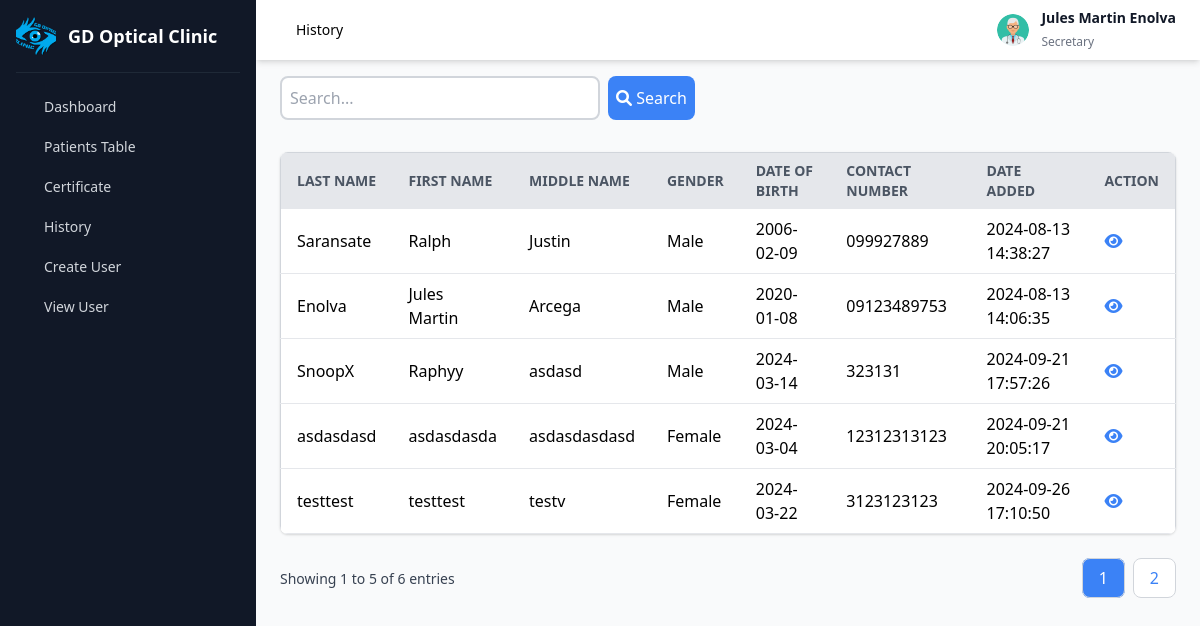
Before: /pages/doctor_history.php (signed in) with the older database file.
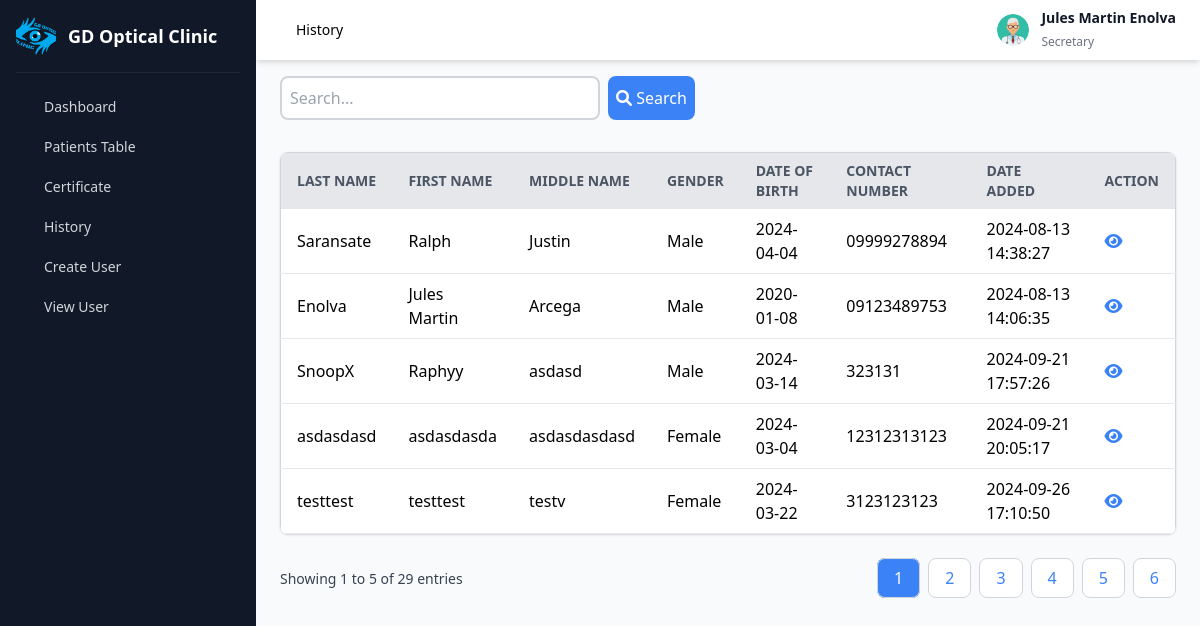
After: the same page with the newer database file.
### tables this page shows
CREATE TABLE `patients` (
  `patients_id` int(6) NOT NULL,
  `first_name` varchar(255) NOT NULL,
  `last_name` varchar(255) NOT NULL,
  `middle_name` varchar(255) DEFAULT NULL,
  `address` varchar(255) NOT NULL,
  `medication_history` text DEFAULT NULL,
  `date_of_birth` date NOT NULL,
  `gender` varchar(10) NOT NULL,
  `contact_no` varchar(15) NOT NULL,
  `date_added` timestamp NOT NULL DEFAULT current_timestamp() ON UPDATE current_timestamp()
);

### pages/doctor_history.php (the view, shortened to what the changed rows need)
<?php
include('db.php');
$search = "";
$limit = 5;
$page = isset($_GET['page']) ? (int)$_GET['page'] : 1;
$offset = ($page - 1) * $limit;
$sql = "SELECT patients_id, last_name, first_name, middle_name, gender, date_of_birth, contact_no, date_added FROM patients
        WHERE last_name LIKE '%$search%'
        OR first_name LIKE '%$search%'
        OR middle_name LIKE '%$search%'
        OR contact_no LIKE '%$search%'
        OR date_added LIKE '%$search%'
        LIMIT ?, ?";
$stmt = $conn->prepare($sql);
$stmt->bind_param("ii", $offset, $limit);
$stmt->execute();
$result = $stmt->get_result();
$total_result_sql = "SELECT COUNT(*) FROM patients
                     WHERE last_name LIKE '%$search%'
                     OR first_name LIKE '%$search%'
                     OR middle_name LIKE '%$search%'
                     OR contact_no LIKE '%$search%'
                     OR date_added LIKE '%$search%'";
$total_result = $conn->query($total_result_sql);
$total_rows = $total_result->fetch_row()[0];
$total_pages = ceil($total_rows / $limit);
?>
<!DOCTYPE html>
<html lang="en">
<head>
    <link rel="stylesheet" href="https://cdnjs.cloudflare.com/ajax/libs/font-awesome/6.0.0-beta3/css/all.min.css">
    <link href="https://unpkg.com/tailwindcss@2.2.19/dist/tailwind.min.css" rel="stylesheet">
</head>
<body class="bg-gray-100">
    <main class="w-full md:w-[calc(100%-256px)] md:ml-64 bg-gray-50 min-h-screen transition-all main">
        <div class="table-container px-6 py-4">
            <div class="overflow-x-auto bg-white rounded-lg shadow">
                <table class="min-w-full bg-white border border-gray-300">
                    <thead>
                        <tr class="bg-gray-200 text-gray-600 text-left text-sm uppercase font-semibold">
                            <th class="py-2 px-4">Last Name</th>
                            <th class="py-2 px-4">First Name</th>
                            <th class="py-2 px-4">Middle Name</th>
                            <th class="py-2 px-4">Gender</th>
                            <th class="py-2 px-4">Date of Birth</th>
                            <th class="py-2 px-4">Contact Number</th>
                            <th class="py-2 px-4">Date Added</th>
                            <th class="py-2 px-4">Action</th>
                        </tr>
                    </thead>
                    <tbody>
                        <?php
                        if ($result->num_rows > 0) {
                            while($row = $result->fetch_assoc()) {
                                echo "<tr class='border-b border-gray-200 hover:bg-gray-100'>
                                        <td class='py-2 px-4'>{$row['last_name']}</td>
                                        <td class='py-2 px-4'>{$row['first_name']}</td>
                                        <td class='py-2 px-4'>{$row['middle_name']}</td>
                                        <td class='py-2 px-4'>{$row['gender']}</td>
                                        <td class='py-2 px-4'>{$row['date_of_birth']}</td>
                                        <td class='py-2 px-4'>{$row['contact_no']}</td>
                                        <td class='py-2 px-4'>{$row['date_added']}</td>
                                        <td class='py-2 px-4'>
                                            <a href='doctor_history_result.php?id={$row['patients_id']}' class='action-btn view text-blue-500 hover:text-blue-700'><i class='fa fa-eye'></i></a>
                                        </td>
                                      </tr>";
                            }
                        } else {
                            echo "<tr><td colspan='8' class='py-2 px-4 text-center text-gray-500'>No records found</td></tr>";
                        }
                        ?>
                    </tbody>
                </table>
            </div>
        </div>
<div class="px-6 py-4 flex justify-between items-center">
    <div>
        <span class="text-sm text-gray-700">Showing <?php echo ($offset + 1) . " to " . min($offset + $limit, $total_rows) . " of " . $total_rows . " entries"; ?></span>
    </div>
    <div>
        <nav aria-label="Page navigation">
            <ul class="flex space-x-2">
                <?php for ($i = 1; $i <= $total_pages; $i++): ?>
                    <li>
                        <a href="?page=<?php echo $i; ?>&search=<?php echo urlencode($search); ?>" class="py-2 px-4 border border-gray-300 rounded-lg <?php echo $i === $page ? 'bg-blue-500 text-white' : 'bg-white text-blue-500 hover:bg-blue-100'; ?>">
                            <?php echo $i; ?>
                        </a>
                    </li>
                <?php endfor; ?>
            </ul>
        </nav>
    </div>
</div>
    </main>
    <?php include('doctor_homepage.php'); ?>
</body>
</html>

Changed rows visible on the page:
changed patients "Saransate": date_of_birth "2006-02-09" → "2024-04-04"; contact_no "099927889" → "09999278894"
Other visible differences:
$total_rows: "6" → "29"
new list line: "3"
new list line: "4"
new list line: "5"
new list line: "6"
